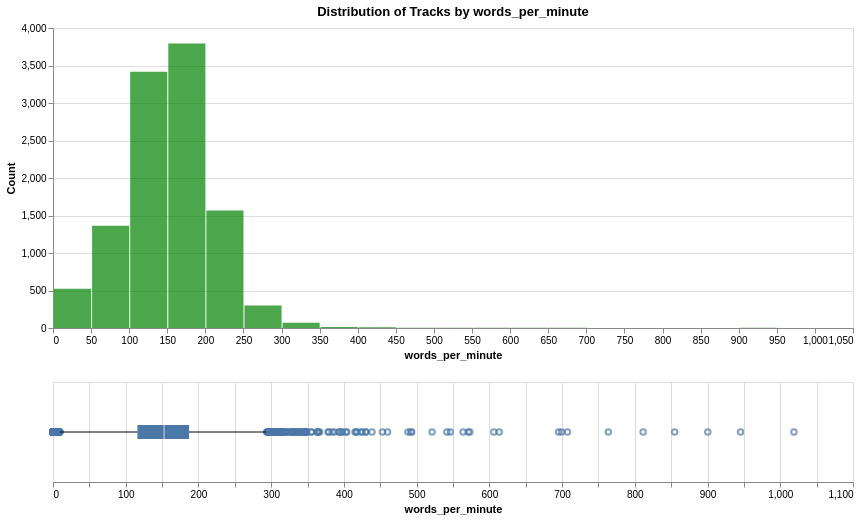

This figure's notebook cell:
### Markdown cell above
### words_per_minute

The number of tokens (words) divided by the track duration in minutes.
Rap styles vary significantly by speed his feature distinguishes technical/fast flow rap from mumble Rap or melodic trap, which tends to be slower and more spaced out.

### Code cell
df['words_per_minute'] = df['n_tokens'] / (df['duration_ms'] / 60000)

analyze_distribution(df, 'words_per_minute', 'words_per_minute', 'green')

### Figure 1 — Vega specification as saved in the notebook (floating-point values rounded to 4 significant figures; data arrays with more than 128 entries replaced by an {"elided": "..."} marker saying what was removed)
{"$schema": "https://vega.github.io/schema/vega/v5.json", "data": [{"name": "source_0"}, {"name": "data_0", "values": [{"__count": 299, "bin_maxbins_10_words_per_minute": 200.0, "bin_maxbins_10_words_per_minute_end": 400.0, "bin_maxbins_40_words_per_minute": 250.0, "bin_maxbins_40_words_per_minute_end": 300.0}, {"__count": 3795, "bin_maxbins_10_words_per_minute": 0.0, "bin_maxbins_10_words_per_minute_end": 200.0, "bin_maxbins_40_words_per_minute": 150.0, "bin_maxbins_40_words_per_minute_end": 200.0}, {"__count": 1566, "bin_maxbins_10_words_per_minute": 200.0, "bin_maxbins_10_words_per_minute_end": 400.0, "bin_maxbins_40_words_per_minute": 200.0, "bin_maxbins_40_words_per_minute_end": 250.0}, {"__count": 3417, "bin_maxbins_10_words_per_minute": 0.0, "bin_maxbins_10_words_per_minute_end": 200.0, "bin_maxbins_40_words_per_minute": 100.0, "bin_maxbins_40_words_per_minute_end": 150.0}, {"__count": 1362, "bin_maxbins_10_words_per_minute": 0.0, "bin_maxbins_10_words_per_minute_end": 200.0, "bin_maxbins_40_words_per_minute": 50.0, "bin_maxbins_40_words_per_minute_end": 100.0}, {"__count": 524, "bin_maxbins_10_words_per_minute": 0.0, "bin_maxbins_10_words_per_minute_end": 200.0, "bin_maxbins_40_words_per_minute": 0.0, "bin_maxbins_40_words_per_minute_end": 50.0}, {"__count": 5, "bin_maxbins_10_words_per_minute": 400.0, "bin_maxbins_10_words_per_minute_end": 600.0, "bin_maxbins_40_words_per_minute": 450.0, "bin_maxbins_40_words_per_minute_end": 500.0}, {"__count": 70, "bin_maxbins_10_words_per_minute": 200.0, "bin_maxbins_10_words_per_minute_end": 400.0, "bin_maxbins_40_words_per_minute": 300.0, "bin_maxbins_40_words_per_minute_end": 350.0}, {"__count": 10, "bin_maxbins_10_words_per_minute": 400.0, "bin_maxbins_10_words_per_minute_end": 600.0, "bin_maxbins_40_words_per_minute": 400.0, "bin_maxbins_40_words_per_minute_end": 450.0}, {"__count": 15, "bin_maxbins_10_words_per_minute": 200.0, "bin_maxbins_10_words_per_minute_end": 400.0, "bin_maxbins_40_words_per_minute": 350.0, "bin_maxbins_40_words_per_minute_end": 400.0}, {"__count": 2, "bin_maxbins_10_words_per_minute": 600.0, "bin_maxbins_10_words_per_minute_end": 800.0, "bin_maxbins_40_words_per_minute": 600.0, "bin_maxbins_40_words_per_minute_end": 650.0}, {"__count": 3, "bin_maxbins_10_words_per_minute": 400.0, "bin_maxbins_10_words_per_minute_end": 600.0, "bin_maxbins_40_words_per_minute": 500.0, "bin_maxbins_40_words_per_minute_end": 550.0}, {"__count": 3, "bin_maxbins_10_words_per_minute": 400.0, "bin_maxbins_10_words_per_minute_end": 600.0, "bin_maxbins_40_words_per_minute": 550.0, "bin_maxbins_40_words_per_minute_end": 600.0}, {"__count": 1, "bin_maxbins_10_words_per_minute": 600.0, "bin_maxbins_10_words_per_minute_end": 800.0, "bin_maxbins_40_words_per_minute": 750.0, "bin_maxbins_40_words_per_minute_end": 800.0}, {"__count": 2, "bin_maxbins_10_words_per_minute": 800.0, "bin_maxbins_10_words_per_minute_end": 1000.0, "bin_maxbins_40_words_per_minute": 900.0, "bin_maxbins_40_words_per_minute_end": 950.0}, {"__count": 1, "bin_maxbins_10_words_per_minute": 800.0, "bin_maxbins_10_words_per_minute_end": 1000.0, "bin_maxbins_40_words_per_minute": 850.0, "bin_maxbins_40_words_per_minute_end": 900.0}, {"__count": 2, "bin_maxbins_10_words_per_minute": 600.0, "bin_maxbins_10_words_per_minute_end": 800.0, "bin_maxbins_40_words_per_minute": 650.0, "bin_maxbins_40_words_per_minute_end": 700.0}, {"__count": 1, "bin_maxbins_10_words_per_minute": 800.0, "bin_maxbins_10_words_per_minute_end": 1000.0, "bin_maxbins_40_words_per_minute": 800.0, "bin_maxbins_40_words_per_minute_end": 850.0}, {"__count": 1, "bin_maxbins_10_words_per_minute": 1000.0, "bin_maxbins_10_words_per_minute_end": 1200.0, "bin_maxbins_40_words_per_minute": 1000.0, "bin_maxbins_40_words_per_minute_end": 1050.0}, {"__count": 1, "bin_maxbins_10_words_per_minute": 600.0, "bin_maxbins_10_words_per_minute_end": 800.0, "bin_maxbins_40_words_per_minute": 700.0, "bin_maxbins_40_words_per_minute_end": 750.0}]}, {"name": "data_1"}, {"name": "data_2", "values": {"elided": "288 records"}}, {"name": "data_3"}, {"name": "data_4", "values": [{"lower_box_words_per_minute": 116.1, "lower_whisker_words_per_minute": 9.685, "max_words_per_minute": 293.2}]}, {"name": "data_5", "values": [{"max_words_per_minute": 293.2, "upper_box_words_per_minute": 187.1, "upper_whisker_words_per_minute": 293.2}]}, {"name": "data_6"}, {"name": "data_7", "values": [{"lower_box_words_per_minute": 116.1, "max_words_per_minute": 1019.0, "upper_box_words_per_minute": 187.1}]}, {"name": "data_8", "values": [{"lower_box_words_per_minute": 116.1, "max_words_per_minute": 1019.0, "mid_box_words_per_minute": 152.7, "upper_box_words_per_minute": 187.1}]}, {"name": "data_0_concat_0_y_domain___count", "values": [{"min": 1, "max": 3795}]}], "signals": [{"name": "concat_0_bin_maxbins_40_words_per_minute_bins", "value": {"fields": ["words_per_minute"], "fname": "bin_words_per_minute", "start": 0.0, "step": 50.0, "stop": 1050.0}}, {"name": "concat_0_height", "value": 300}, {"name": "concat_1_height", "value": 100}], "marks": [{"type": "group", "name": "concat_0_group", "encode": {"update": {"width": {"signal": "width"}, "height": {"signal": "concat_0_height"}}}, "marks": [{"type": "rect", "name": "concat_0_marks", "from": {"data": "data_0"}, "encode": {"update": {"fill": {"value": "green"}, "x": {"field": "bin_maxbins_40_words_per_minute_end", "scale": "concat_0_x", "offset": {"signal": "0.5 + (abs(scale(\"concat_0_x\", datum[\"bin_maxbins_40_words_per_minute_end\"]) - scale(\"concat_0_x\", datum[\"bin_maxbins_40_words_per_minute\"])) < 0.25 ? 0.5 * (0.25 - (abs(scale(\"concat_0_x\", datum[\"bin_maxbins_40_words_per_minute_end\"]) - scale(\"concat_0_x\", datum[\"bin_maxbins_40_words_per_minute\"])))) : -0.5)"}}, "opacity": {"value": 0.7}, "tooltip": {"signal": "{\"words_per_minute (binned)\": !isValid(datum[\"bin_maxbins_10_words_per_minute\"]) || !isFinite(+datum[\"bin_maxbins_10_words_per_minute\"]) ? \"null\" : format(datum[\"bin_maxbins_10_words_per_minute\"], \"\") + \" – \" + format(datum[\"bin_maxbins_10_words_per_minute_end\"], \"\"), \"Count of Records\": format(datum[\"__count\"], \"\")}"}, "x2": {"field": "bin_maxbins_40_words_per_minute", "scale": "concat_0_x", "offset": {"signal": "0.5 + (abs(scale(\"concat_0_x\", datum[\"bin_maxbins_40_words_per_minute_end\"]) - scale(\"concat_0_x\", datum[\"bin_maxbins_40_words_per_minute\"])) < 0.25 ? -0.5 * (0.25 - (abs(scale(\"concat_0_x\", datum[\"bin_maxbins_40_words_per_minute_end\"]) - scale(\"concat_0_x\", datum[\"bin_maxbins_40_words_per_minute\"])))) : 0.5)"}}, "y": {"field": "__count", "scale": "concat_0_y"}, "y2": {"value": 0, "scale": "concat_0_y"}}}, "style": ["bar"]}], "axes": [{"scale": "concat_0_y", "zindex": 0, "gridScale": "concat_0_x", "grid": true, "maxExtent": 0, "tickCount": {"signal": "ceil(concat_0_height/40)"}, "minExtent": 0, "aria": false, "orient": "left", "domain": false, "labels": false, "ticks": false}, {"scale": "concat_0_x", "title": "words_per_minute", "zindex": 0, "labelFlush": true, "grid": false, "tickCount": {"signal": "ceil(width/10)"}, "orient": "bottom", "labelOverlap": true}, {"scale": "concat_0_y", "grid": false, "labelOverlap": true, "title": "Count", "orient": "left", "tickCount": {"signal": "ceil(concat_0_height/40)"}, "zindex": 0}], "title": {"text": "Distribution of Tracks by words_per_minute", "frame": "group"}, "style": "cell"}, {"type": "group", "name": "concat_1_group", "encode": {"update": {"height": {"signal": "concat_1_height"}, "width": {"signal": "width"}}}, "signals": [{"name": "height", "update": "concat_1_height"}], "marks": [{"type": "symbol", "name": "concat_1_layer_0_layer_0_marks", "from": {"data": "data_2"}, "encode": {"update": {"opacity": {"value": 0.7}, "y": {"signal": "concat_1_height", "mult": 0.5}, "stroke": {"value": "#4c78a8"}, "fill": {"value": "transparent"}, "x": {"field": "words_per_minute", "scale": "concat_1_x"}}}, "style": ["point", "boxplot-outliers"]}, {"type": "rule", "name": "concat_1_layer_0_layer_1_layer_0_marks", "from": {"data": "data_4"}, "encode": {"update": {"stroke": {"value": "black"}, "x2": {"field": "lower_box_words_per_minute", "scale": "concat_1_x"}, "y": {"signal": "concat_1_height", "mult": 0.5}, "x": {"field": "lower_whisker_words_per_minute", "scale": "concat_1_x"}, "tooltip": {"signal": "format(datum[\"max_words_per_minute\"], \"\")"}}}, "style": ["rule", "boxplot-rule"], "aria": false}, {"type": "rule", "name": "concat_1_layer_0_layer_1_layer_1_marks", "from": {"data": "data_5"}, "encode": {"update": {"stroke": {"value": "black"}, "x": {"field": "upper_box_words_per_minute", "scale": "concat_1_x"}, "tooltip": {"signal": "format(datum[\"max_words_per_minute\"], \"\")"}, "y": {"signal": "concat_1_height", "mult": 0.5}, "x2": {"field": "upper_whisker_words_per_minute", "scale": "concat_1_x"}}}, "style": ["rule", "boxplot-rule"], "aria": false}, {"type": "rect", "name": "concat_1_layer_1_layer_0_marks", "from": {"data": "data_7"}, "encode": {"update": {"height": {"value": 14}, "x2": {"field": "upper_box_words_per_minute", "scale": "concat_1_x"}, "fill": {"value": "#4c78a8"}, "x": {"field": "lower_box_words_per_minute", "scale": "concat_1_x"}, "yc": {"signal": "concat_1_height", "mult": 0.5}, "tooltip": {"signal": "format(datum[\"max_words_per_minute\"], \"\")"}}}, "style": ["bar", "boxplot-box"]}, {"type": "rect", "name": "concat_1_layer_1_layer_1_marks", "from": {"data": "data_8"}, "encode": {"update": {"height": {"value": 14}, "fill": [{"value": "#4c78a8", "test": "datum['lower_box_words_per_minute'] >= datum['upper_box_words_per_minute']"}, {"value": "white"}], "tooltip": {"signal": "format(datum[\"max_words_per_minute\"], \"\")"}, "opacity": {"value": 0.7}, "xc": {"field": "mid_box_words_per_minute", "scale": "concat_1_x"}, "yc": {"signal": "concat_1_height", "mult": 0.5}, "width": {"value": 1}}}, "style": ["tick", "boxplot-median"], "aria": false}], "axes": [{"scale": "concat_1_x", "grid": true, "minExtent": 0, "ticks": false, "zindex": 0, "tickCount": {"signal": "ceil(width/40)"}, "orient": "bottom", "labels": false, "aria": false, "domain": false, "maxExtent": 0}, {"scale": "concat_1_x", "labelOverlap": true, "orient": "bottom", "title": "words_per_minute", "grid": false, "tickCount": {"signal": "ceil(width/40)"}, "labelFlush": true, "zindex": 0}], "style": "cell"}], "scales": [{"name": "concat_0_x", "type": "linear", "domain": {"signal": "[concat_0_bin_maxbins_40_words_per_minute_bins.start, concat_0_bin_maxbins_40_words_per_minute_bins.stop]"}, "range": [0, {"signal": "width"}], "bins": {"signal": "concat_0_bin_maxbins_40_words_per_minute_bins"}, "zero": false}, {"name": "concat_0_y", "type": "linear", "domain": [{"signal": "(data(\"data_0_concat_0_y_domain___count\")[0] || {}).min"}, {"signal": "(data(\"data_0_concat_0_y_domain___count\")[0] || {}).max"}], "range": [{"signal": "concat_0_height"}, 0], "nice": true, "zero": true}, {"name": "concat_1_x", "type": "linear", "domain": {"fields": [{"data": "data_2", "field": "words_per_minute"}, {"data": "data_4", "field": "lower_whisker_words_per_minute"}, {"data": "data_4", "field": "lower_box_words_per_minute"}, {"data": "data_5", "field": "upper_box_words_per_minute"}, {"data": "data_5", "field": "upper_whisker_words_per_minute"}, {"data": "data_7", "field": "lower_box_words_per_minute"}, {"data": "data_7", "field": "upper_box_words_per_minute"}, {"data": "data_8", "field": "mid_box_words_per_minute"}]}, "range": [0, {"signal": "width"}], "nice": true, "zero": true}], "width": 800, "layout": {"padding": 20, "columns": 1, "bounds": "full", "align": "each"}, "padding": 5, "background": "white"}
